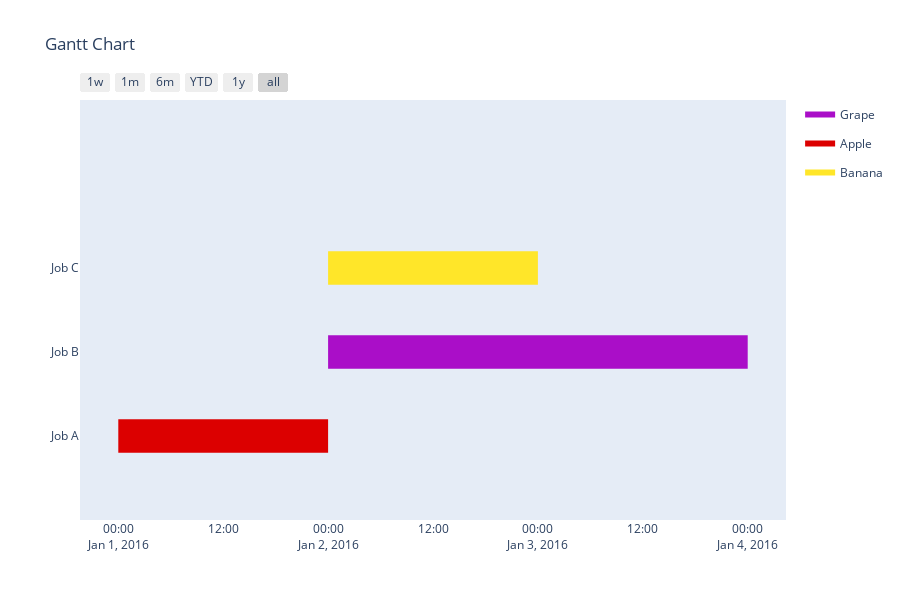

This figure's notebook cell:
### Markdown cell above
<h4 id="Use-a-Dictionary-for-Colors">Use a Dictionary for Colors<a class="anchor-link" href="#Use-a-Dictionary-for-Colors">¶</a></h4>

### Code cell
import plotly.figure_factory as ff

df = [dict(Task="Job A", Start='2016-01-01', Finish='2016-01-02', Resource='Apple'),
      dict(Task="Job B", Start='2016-01-02', Finish='2016-01-04', Resource='Grape'),
      dict(Task="Job C", Start='2016-01-02', Finish='2016-01-03', Resource='Banana')]

colors = dict(Apple='rgb(220, 0, 0)', Grape='rgb(170, 14, 200)', Banana=(1, 0.9, 0.16))

fig = ff.create_gantt(df, colors=colors, index_col='Resource', show_colorbar=True)
fig.show()

### Figure 1 — Plotly figure (JSON) as saved in the notebook; plotly's stock layout.template omitted (floating-point values rounded to 4 significant figures)
{"data": [{"fill": "toself", "fillcolor": "rgb(170, 14, 200)", "hoverinfo": "name", "legendgroup": "rgb(170, 14, 200)", "mode": "none", "name": "Grape", "type": "scatter", "x": ["2016-01-02", "2016-01-04", "2016-01-04", "2016-01-02"], "y": [0.8, 0.8, 1.2, 1.2]}, {"fill": "toself", "fillcolor": "rgb(220, 0, 0)", "hoverinfo": "name", "legendgroup": "rgb(220, 0, 0)", "mode": "none", "name": "Apple", "type": "scatter", "x": ["2016-01-01", "2016-01-02", "2016-01-02", "2016-01-01"], "y": [-0.2, -0.2, 0.2, 0.2]}, {"fill": "toself", "fillcolor": "rgb(255, 230, 41)", "hoverinfo": "name", "legendgroup": "rgb(255, 230, 41)", "mode": "none", "name": "Banana", "type": "scatter", "x": ["2016-01-02", "2016-01-03", "2016-01-03", "2016-01-02"], "y": [1.8, 1.8, 2.2, 2.2]}, {"legendgroup": "rgb(170, 14, 200)", "marker": {"color": "rgb(170, 14, 200)", "opacity": 0, "size": 1}, "mode": "markers", "name": "", "showlegend": false, "text": [null, null], "type": "scatter", "x": ["2016-01-02", "2016-01-04"], "y": [1, 1]}, {"legendgroup": "rgb(220, 0, 0)", "marker": {"color": "rgb(220, 0, 0)", "opacity": 0, "size": 1}, "mode": "markers", "name": "", "showlegend": false, "text": [null, null], "type": "scatter", "x": ["2016-01-01", "2016-01-02"], "y": [0, 0]}, {"legendgroup": "rgb(255, 230, 41)", "marker": {"color": "rgb(255, 230, 41)", "opacity": 0, "size": 1}, "mode": "markers", "name": "", "showlegend": false, "text": [null, null], "type": "scatter", "x": ["2016-01-02", "2016-01-03"], "y": [2, 2]}], "layout": {"height": 600, "hovermode": "closest", "showlegend": true, "title": {"text": "Gantt Chart"}, "xaxis": {"rangeselector": {"buttons": [{"count": 7, "label": "1w", "step": "day", "stepmode": "backward"}, {"count": 1, "label": "1m", "step": "month", "stepmode": "backward"}, {"count": 6, "label": "6m", "step": "month", "stepmode": "backward"}, {"count": 1, "label": "YTD", "step": "year", "stepmode": "todate"}, {"count": 1, "label": "1y", "step": "year", "stepmode": "backward"}, {"step": "all"}]}, "showgrid": false, "type": "date", "zeroline": false}, "yaxis": {"autorange": false, "range": [-1, 4], "showgrid": false, "ticktext": ["Job A", "Job B", "Job C"], "tickvals": [0, 1, 2], "zeroline": false}}}
